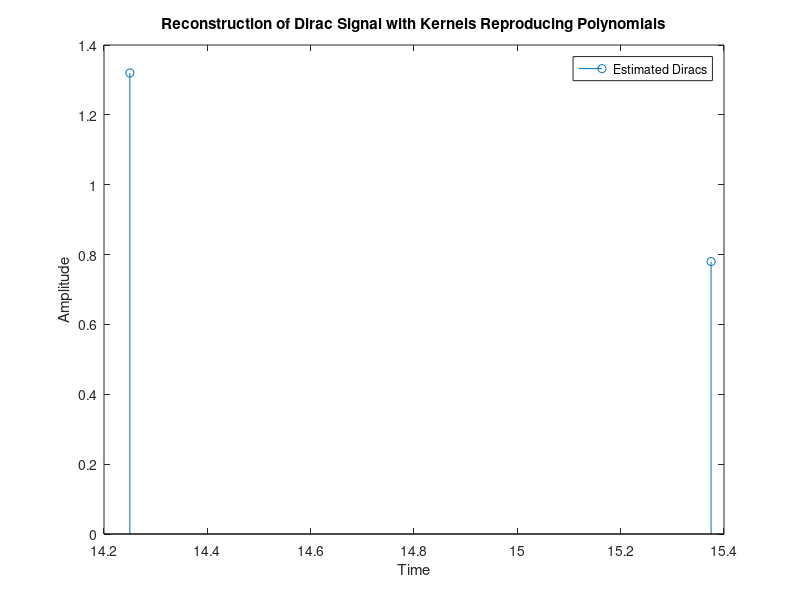

Recreate this plot in MATLAB.
clear; close;
%% Annihilating filter
load('tau.mat');
% max degree of polynomials
degMax = length(tau) - 1;
% number of pulses should be known
nDiracs = 2;
tauMatrixLeft = zeros(degMax - nDiracs + 1, nDiracs);
tauMatrixRight = zeros(degMax - nDiracs + 1, 1);
% Yule-Walker system
for iDirac = 1: degMax - nDiracs + 1
   tauMatrixLeft(iDirac, :) = flip(tau(iDirac: iDirac + nDiracs - 1));
   tauMatrixRight(iDirac) = -tau(iDirac + nDiracs);
end
% solve equations for filter coefficients
filterCoefs = [1; tauMatrixLeft \ tauMatrixRight];
% roots of z-transform of the filter corresponds to the pulse locations:
% H(z) = (1-t0z^(-1))(1-t1z^(-1)) = 1-(t0+t1)z^(-1)+t0t1z(-2)
% h(0)=1; h(1)=t0+t1; h(2)=t0t1
func = @(loc) ([loc(1) * loc(2) - filterCoefs(3); -(loc(1) + loc(2)) - filterCoefs(2)]);
% solve to get pulse locations
locEst = sort(fsolve(func, [1 1]));
% Vandermonde system
locMatrix = fliplr(vander(locEst))';
% weighted sum of the observed samples
tauMatrix = tau(1: nDiracs)';
% samples are related to locations and weights; first two terms are already
% known, solve for weights
ampEst = (locMatrix \ tauMatrix)';
%% Signal plot
stem(locEst, ampEst);
xlabel('Time');
ylabel('Amplitude');
legend('Estimated Diracs');
title('Reconstruction of Dirac Signal with Kernels Reproducing Polynomials');
